Frame 1 (no input): blank canvas, image omitted
Frame 60 (no input): blank canvas, image omitted
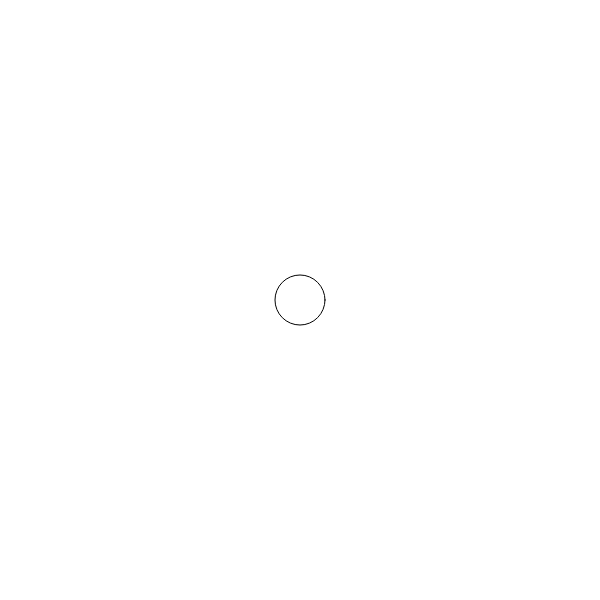
Frame 120 (the mouse pressed at the canvas centre since frame 60)

The p5.js sketch whose frames 1 and 60 were blank and that drew this single picture after the mouse press (run headless with seeded random() and noise() and a simulated clock; from frame 60 on, the mouse is pressed at the canvas centre):

// p5.js sketch
// ── sketch.js
function setup() {
  createCanvas(600, 600);
  // c = color(255, 150, 150, 255);
  // console.log(c);
}

function draw() {
  background(255);
  // fill(0, 200, 0);
  // stroke(0, 0, 255);
  // square(100, 100, 200);
  // fill(160,0,160,50);
  circle(mouseX, mouseY, 50);
}
